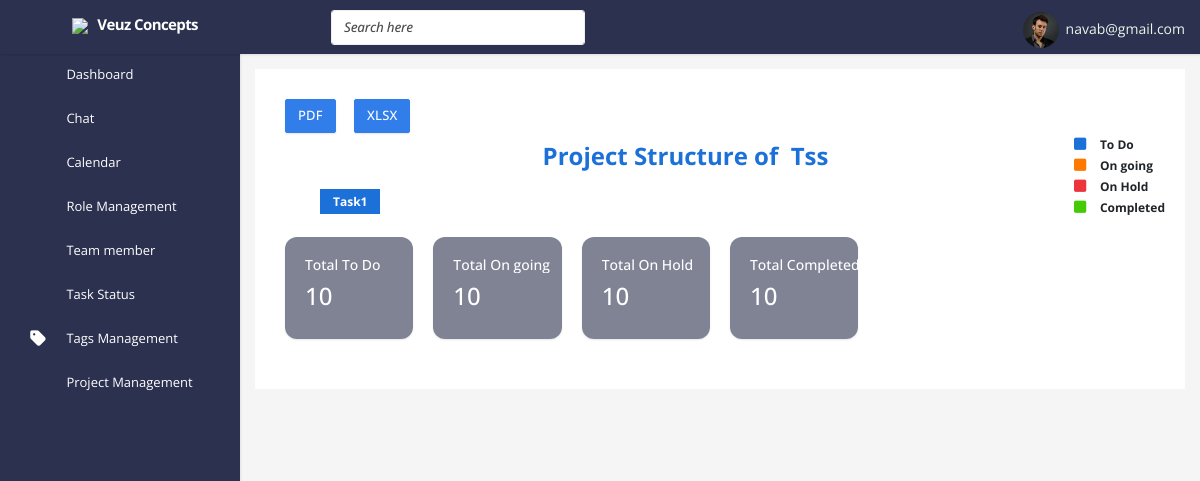
The page /project_tree_structure?project_id=27 (signed in) on the database its author committed.
### my_app/models.py (models this page shows, shortened)
class common_table(models.Model):
    created_by = models.ForeignKey(User, related_name="%(app_label)s_%(class)s_ownership",on_delete=models.CASCADE,null=True)
    created_dt = models.DateField(auto_now=True)
    updated_by =  models.ForeignKey(User, related_name="%(app_label)s_%(class)s_ownership1",on_delete=models.CASCADE,null=True)
    updated_dt = models.DateField(null=True)
    created_tm = models.TimeField(auto_now=True)
    updated_tm = models.TimeField(null=True)
    status = models.CharField(max_length=10, null=True)
    class Meta:
        abstract = True

class User_details(common_table):
    auth_user = models.ForeignKey(User,on_delete=models.CASCADE,related_name="user_details_authuser", null=True)
    company_id = models.ForeignKey(company_master, on_delete=models.CASCADE,related_name="user_details_company_id", null=True)
    company_name = models.CharField(max_length=50, null=True)
    name = models.CharField(max_length=50, null=True)
    username = models.CharField(max_length=50,null=True)
    password_option =  models.CharField(max_length=50,choices=password_generate_option,null=True)
    password = models.CharField(max_length=50,null=True)
    user_type = models.CharField(max_length=20,choices=user_type,null=True)
    user_level = models.CharField(max_length=25,choices=user_level,null=True)
    photo = models.FileField(upload_to="user_image", null=True)
    phone = models.CharField(max_length=15, null=True)
    email = models.EmailField(null=True)
    manager_auth = models.ForeignKey(User,on_delete=models.CASCADE,related_name="%(app_label)s_%(class)s_owner1",null=True)

class status_name_master(common_table):
    active_user_id = models.ForeignKey(User_details,related_name="task_active_userid",on_delete=models.CASCADE,null=True)
    active_auth_user_id = models.ForeignKey(User,related_name="task_active_auth_id",on_delete=models.CASCADE,null=True)
    status_name = models.CharField(max_length=15,null=True)
    status_color = models.CharField(max_length=55,null=True)
    company_id = models.ForeignKey(company_master, on_delete=models.CASCADE,related_name="status_company_id", null=True)

class sub_space_master(common_table):
    space_id = models.ForeignKey(space_master,related_name="sub_space_master_id",on_delete=models.CASCADE,null=True)
    sub_space_name = models.CharField(max_length=50,null=True)
    active_account_id = models.ForeignKey(User_details,related_name="sup_space_master_userid",on_delete=models.CASCADE,null=True)
    added_user_id = models.ForeignKey(User,related_name="sub_space_master_auth_id",on_delete=models.CASCADE,null=True)
    bucket_mapping_id = models.ForeignKey(status_name_master,related_name="sub_space_bucket_id",on_delete=models.CASCADE,null=True)
    progress = models.CharField(max_length=50,choices=progress,null=True)
    priority = models.CharField(max_length=50,choices=priority,null=True)
    notes = models.TextField(null=True)
    Planning_start_date = models.DateField(blank=True)
    Planning_end_date = models.DateField(blank=True)
    Actual_start_date = models.DateField(blank=True)
    Actual_end_date= models.DateField(blank=True)
    invite_user_details_id = models.ManyToManyField(User_details,related_name="sub_space_userdetails")
    invite_user_auth_id = models.ManyToManyField(User,related_name="sub_space_auth")
    sub_space_manager = models.ForeignKey(User,related_name="sub_space_master_manager",on_delete=models.CASCADE,null=True)
    tag_id = models.ManyToManyField(tags_name_master,related_name="sub_space_tag")

class Add_task_master(common_table):
    space_id = models.ForeignKey(space_master,related_name="add_task_master_space",on_delete=models.CASCADE,null=True)
    sub_space_id = models.ForeignKey(sub_space_master,related_name="add_sub_space",on_delete=models.CASCADE,null=True)
    parent_id = models.ForeignKey('self',blank=True,null=True,related_name='sub_task',on_delete=models.CASCADE)
    task_name = models.CharField(max_length=50,null=True)
    buckets = models.CharField(max_length=50,choices=buckets,null=True)
    bucket_mapping_id = models.ForeignKey(status_name_master,related_name="Add_task_master_bucket_id",on_delete=models.CASCADE)
    progress = models.CharField(max_length=50,choices=progress,null=True)
    priority = models.CharField(max_length=50,choices=priority,null=True)
    notes = models.TextField(null=True)
    start_date = models.DateField(blank=True)
    end_date = models.DateField(blank=True)
    task_status = models.CharField(max_length=50,null=True)
    tag_id = models.ManyToManyField(tags_name_master,related_name="Add_task_master_tag")
    invite_user_details_id = models.ManyToManyField(User_details,related_name="add_task_user_id")
    invite_user_auth_id = models.ManyToManyField(User,related_name="add_task_auth_id")
    multiple_parent_id = models.ManyToManyField('Add_task_master', blank=True,related_name="Add_task_master_parent_many_to_many")

### my_app/views.py (the view)
# urls.py: path('project_tree_structure',views.project_tree_structure,name='project_tree_structure'),
def project_tree_structure(request):
    sub_space_id = request.GET.get("project_id")
    sub_space_data = sub_space_master.objects.get(id=sub_space_id)
    task_details = Add_task_master.objects.filter(sub_space_id=sub_space_id,parent_id = None)
    space_id = sub_space_data.space_id_id
    data_space_model = space_master.objects.get(id=space_id)
    space_task_status = data_space_model.task_status.all()
    context ={
        "task_details":task_details,
        "sub_space_data":sub_space_data,
        "sub_space_id":sub_space_id,
        'space_task_status':space_task_status
    }
    return render(request, "project_tree_structure.html",context)

### my_app/templates/project_tree_structure.html (shortened to what this page needs)
{% extends "base.html" %}
{% load static %}
{% load permissions %}
{% block content %}
<div class="content-right">
    <div class="margin-class-this">
        <div class="row">
            <div class="col-lg-12">
                <div class="card card-shadow">
                    <div class="card-body body-change card-border project-detailpage">
                        <div id="controls" class="">
                            <button type="button" onclick="Export_to_pdf()"  class="btn btn-primary waves-effect waves-light">PDF</button>&nbsp;&nbsp;&nbsp;&nbsp;
                            <button type="button" onclick="Export_to_excel()" class="btn btn-primary waves-effect waves-light">XLSX</button>
                        </div>
                        <div class="tree_class">
                            <div class="row" style="float: right;">
                                <ul>
                                    {% for i in space_task_status %}
                                    <li>
                                        <span style="    padding: 1px 10px;
                                        font-weight: bold;
                                        font-size: 14px;"><i class="fa fa-square" aria-hidden="true" style="color: {{i.status_color}};"></i> </span> <span style="font-weight: 700;
                                        font-size: 12px;">{{i.status_name}}</span></li>
                                    {% endfor %}
                                </ul>
                            </div>
                            <h4 style="padding: 12px 12px;
                            text-align: center;
                            align-items: center;
                            font-weight: bold;
                            font-size: 24px;color: {{sub_space_data.bucket_mapping_id.status_color}};">
                                Project Structure of&nbsp; {{sub_space_data.sub_space_name}}
                            </h4>
                            <ul class="tree ">
                                {% for task in task_details %}
                                <li class="mt-2"><container><icon style="background: {{task.bucket_mapping_id.status_color}};
                                    color: white;
                                    padding: 4px 13px;
                                    font-size: 12px;"/>{{ task.task_name|title }}</container>
                                </li>
                                {% endfor %}
                                <br>
                            </ul>
                            <div class="row">
                                <br>
                                {% for i in space_task_status %}
                                <div class="col-xl-2 col-md-2">
                                    <div class="card card-h-100" style="background: #2b314e99;
                                    color: white;
                                    border-radius: 12px;">
                                        <div class="card-body">
                                            <div class="d-flex align-items-center">
                                                <div class="flex-grow-1">
                                                    <h5 class="mb-2 lh-1 d-block text-truncate">Total
                                                        {{i.status_name}}</h5>
                                                    <h3 class="mb-2">
                                                        <span class="counter-value" data-target="10">10</span>
                                                    </h3>
                                                </div>
                                            </div>
                                        </div>
                                    </div>
                                </div>
                                {% endfor %}
                            </div>
                        </div>
                    </div>
                </div>
            </div>
        </div>
    </div>
</div>
{% endblock %}

### my_app/templates/base.html (shortened to what this page needs)
<!DOCTYPE html>
<html lang="en">
    {% load static %}
    {% load permissions %}
<head>
    <link href="../static/plugins/sweetalert2/sweetalert2.css" rel="stylesheet" type="text/css">
    <link href="../static/plugins/select2/dist/css/select2.css" rel="stylesheet" type="text/css">
    <link href="../static/plugins/select2/dist/css/select2-bootstrap.css" rel="stylesheet" type="text/css">
    <link href="../static/assets/css/bootstrap.min.css" rel="stylesheet" type="text/css" />
    <link href="../static/assets/css/icons.css" rel="stylesheet" type="text/css" />
    <link href="../static/assets/css/style.css" rel="stylesheet" type="text/css" />
    <link href="../static/plugins/timepicker/bootstrap-timepicker.min.css" rel="stylesheet">
    <link href="../static/plugins/bootstrap-datepicker/dist/css/bootstrap-datepicker.min.css" rel="stylesheet">
    <link href="../static/plugins/datatables/dataTables.bootstrap4.min.css" rel="stylesheet" type="text/css" />
</head>
<body class="fixed-left">
    <div id="wrapper">
        <div class="topbar">
            <div class="topbar-left">
                <div class="float-left">
                    <a href="#" class="button-menu-mobile open-left">
                    </a>
                </div>
                <div class="text-center">
                    <a href="index.html" class="logo"><img src="../static/assets/images/logo.svg"> <span>Veuz Concepts</span></a>
                </div>
            </div>
            <nav class="navbar navbar-default">
                <div class="container-fluid">
                    <ul class="list-inline menu-left mb-0 d-flex align-items-center">
                        <li class="hide-phone float-left">
                            <form role="search" class="navbar-form">
                                <input type="text" placeholder="Search here" class="form-control search-bar">
                            </form>
                        </li>
                    </ul>
                    <ul class="nav navbar-right float-right list-inline list-margin">
                        <li class="dropdown d-none d-sm-block">
                        </li>
                        <li class="dropdown open">
                            {% if request.user.is_superuser == True %}
                            <a><img src="{% static 'assets/images/users/avatar-1.jpg' %}"  style="border-radius: 100%;  height: 36px; width: 36px; object-fit: cover;  margin-right: -12px;" alt="user-img" class="rounded-circle"></a>
                            {% else %}
                            <a>
                                <img src="./media/{{request.user.user_details_authuser.all.0.photo}}" style="border-radius: 100%;  height: 36px; width: 36px; object-fit: cover;  margin-right: -12px;"
                                 alt="user-img" class="rounded-circle"> </a>
                            {% endif %}
                            <span class="dropdown-toggle profile" data-toggle="dropdown" aria-expanded="true" style="color: rgb(234, 246, 234);cursor:pointer;">{{request.user}}</span>
                        </li>
                    </ul>
                </div>
            </nav>
        </div>
        <div class="left side-menu">
            <div class="sidebar-inner slimscrollleft">
                <div id="sidebar-menu">
                    <ul>
                        <li>
                            <a href="index" class="waves-effect "><span> Dashboard </span></a>
                        </li>
                        {% if user.is_superuser %}
                        {% else %}
                        <li class="has_sub">
                            <a href="chat" class="waves-effect"><span> Chat </span><span class="pull-right"></span></a>
                        </li>
                        {% endif %}
                        {% if user.is_superuser %}
                        {% else %}
                        <li>
                            <a href="calendar_detail" class="waves-effect"><span> Calendar </span></a>
                        </li>
                        {% endif %}
                        {% if request.user.id|company_nav_perm_check:"Role" %}
                        <li>
                            <a href="role_management" class="waves-effect"><span> Role Management</span></a>
                        </li>
                        {% endif %}
                        {% if request.user.id|company_nav_perm_check:"Team member" %}
                        <li>
                            <a href="member_management" class="waves-effect"><span> Team member</span></a>
                        </li>
                        {% endif %}
                        {% if user.is_superuser %}
                        {% else %}
                        {% if request.user.id|company_nav_perm_check:"Status" %}
                        <li>
                            <a href="task_status_management" class="waves-effect"><span> Task Status</span></a>
                        </li>
                        {% endif %}
                        {% if request.user.id|company_nav_perm_check:"Tags" %}
                        <li>
                            <a href="tags_management" class="waves-effect"><i class="fa fa-tag"></i><span> Tags Management</span></a>
                        </li>
                        {% endif %}
                        {% endif %}
                        {% if user.is_superuser %}
                            {% else %}
                        <li class="has_sub">
                            <a href="project_management" class="waves-effect"><span> Project Management </span><span class="pull-right"></span></a>
                        </li>
                        {% endif %}
                    </ul>
                </div>
            </div>
        </div>
        <div class="mt-4">
            <div class="content-page">
                <div class="content">
                    {% block content %}
                    {% endblock %}
                    </div>
            </div>
        </div>
    </div>
</body>
</html>

### rows shown on the page
status_name_master: status_name "To Do"
status_name_master: status_name "On going"
status_name_master: status_name "On Hold"
status_name_master: status_name "Completed"
sub_space_master: sub_space_name "Tss"
Add_task_master: task_name "Task1"

### other values the page prints
{{ request.user }} "navab@gmail.com"
